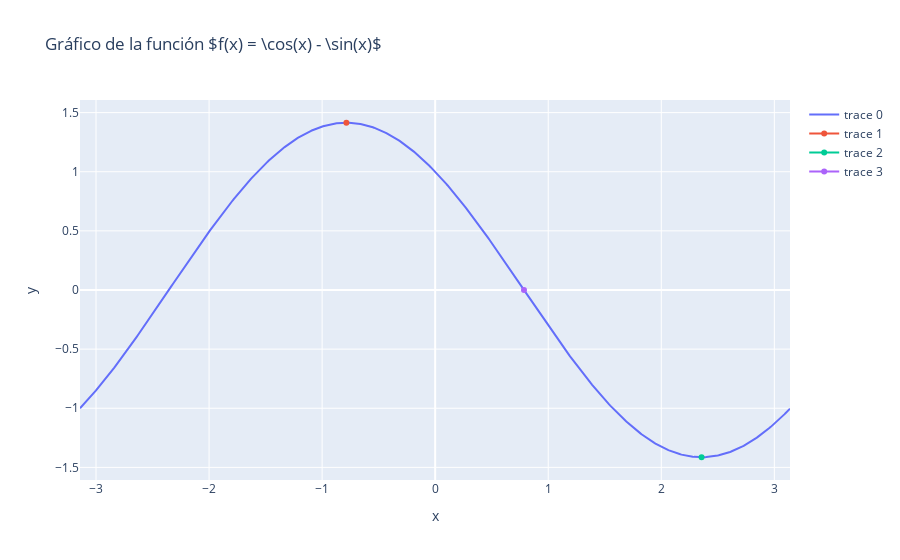

The notebook cell this image was saved under:
### Markdown cell above
# Gráfica interactiva con Plotly

### Code cell
import plotly.graph_objects as go # importar el módulo objetos graficos 
import numpy as np 
# crear la tabla de puntos 
abscisas = np.arange(-np.pi, np.pi, 0.01)
ordenadas = f(abscisas) 
fig = go.Figure()  # instanciamos la clase Figure() para crear un objeto fig

fig.add_trace(go.Line(x = abscisas, y = ordenadas)) 
fig.add_trace(go.Scatter(x = [-np.pi/4], y = [f(-np.pi/4)]))
fig.add_trace(go.Scatter(x = [3*np.pi/4], y = [f(3*np.pi/4)]))

fig.add_trace(go.Scatter(x = [np.pi/4], y = [f(np.pi/4)])) # este es el punto de inflexión
fig.update_layout(title=r'Gráfico de la función $f(x) = \cos(x) - \sin(x)$',
                  xaxis_title='x',
                  yaxis_title='y')
fig.write_image('C:/Users/Marco/Documents/GitHub/2_calculo_I/images/3_derivada/coseno_menos_seno_ejer_31.png')
fig.show()

### Figure 1 — Plotly figure (JSON) as saved in the notebook; plotly's stock layout.template omitted (floating-point values rounded to 4 significant figures; data arrays with more than 128 entries replaced by an {"elided": "..."} marker saying what was removed)
{"data": [{"type": "scatter", "x": {"elided": "629 float values"}, "y": {"elided": "629 float values"}}, {"type": "scatter", "x": [-0.7854], "y": [1.414]}, {"type": "scatter", "x": [2.356], "y": [-1.414]}, {"type": "scatter", "x": [0.7854], "y": [0]}], "layout": {"title": {"text": "Gráfico de la función $f(x) = \\cos(x) - \\sin(x)$"}, "xaxis": {"title": {"text": "x"}}, "yaxis": {"title": {"text": "y"}}}}
